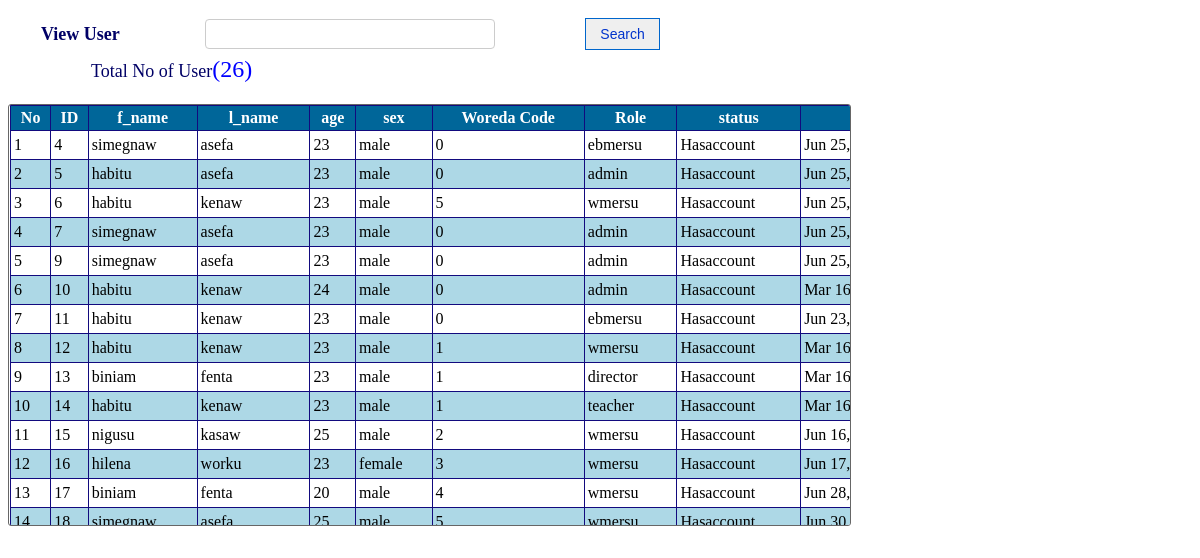
The app's page /view_man.php with its own data.
### tables this page shows
CREATE TABLE `user` (
  `u_id` int NOT NULL,
  `fname` varchar(100) NOT NULL,
  `lname` text NOT NULL,
  `age` int NOT NULL,
  `sex` varchar(10) NOT NULL,
  `wcode` int NOT NULL,
  `role` varchar(100) NOT NULL,
  `status` varchar(40) NOT NULL,
  `date` date NOT NULL,
  PRIMARY KEY (`u_id`)
);

### view_man.php (the view, shortened to what this page needs)
<!DOCTYPE html PUBLIC "-//W3C//DTD XHTML 1.0 Transitional//EN" "http://www.w3.org/TR/xhtml1/DTD/xhtml1-transitional.dtd">
<html xmlns="http://www.w3.org/1999/xhtml">
<head>
<link rel="stylesheet" type="text/css" href="css/style_view.css" />
</head>
<body>
<div id="style_div" >
<form method="post">
<table width="730">
	<tr>
    	<td width="190px" style="font-size:18px; color:#006; text-indent:30px;"><b>View User</b></td>
        <td>
        	<input type="text" name="searchtxt" title="Enter ID for search " class="search" autocomplete="off"/>
        </td>
        <td style="float:right">
        	<input style="width:75px; margin-right: 75px;" type="submit" name="btnsearch" value="Search" id="button-search" title="Search User" />
        </td>
    </tr>
</table>
<table>
	<tr>
	<?php
	$user=mysqli_query($conn,"SELECT * FROM user");
	$count = mysqli_num_rows($user);
	?>
	<td style="font-size:18px; color:#006; text-indent:80px;">Total No of User<font size="5px" color="blue" >(<?php echo $count?>)</font></td>
</tr>
</table>
</form>
</div>
<br />
<div id="content-input">
<form method="post">
     <table border="1" width="1050px" align="center" cellpadding="3" class="mytable" cellspacing="0">
        <tr>
            <th>No</th>
			<th>ID</th>
			<th>f_name</th>
			<th>l_name</th>
			<th>age</th>
			<th>sex</th>
			<th>Woreda Code</th>
			<th>Role</th>
			<th>status</th>
			<th>date</th>
        </tr>
        <?php
	$key="";
	if($key !="")
		$sql_sel=mysqli_query($conn,"SELECT * FROM user where u_id  like '%$key%' or fname like '%$key%'");
	else
		 $sql_sel=mysqli_query($conn,"SELECT * FROM user");
    $i=0;
    while($row=mysqli_fetch_array($sql_sel)){
    $i++;
    $color=($i%2==0)?"lightblue":"white";
    ?>
      <tr bgcolor="<?php echo $color?>">
            <td><?php echo $i;?></td>
			<td><?php echo $row['u_id'];?></td>
            <td><?php echo $row['fname'];?></td>
            <td><?php echo $row['lname'];?></td>
			<td><?php echo $row['age'];?></td>
			<td><?php echo $row['sex'];?></td>
			<td><?php echo $row['wcode'];?></td>
			<td><?php echo $row['role'];?></td>
			<td><?php echo $row['status'];?></td>
            <td><?php echo date("M d, Y ",strtotime($row['date'])); ?></span></td>
        </tr>
    <?php
    }
    ?>
    </table>
</form>
</div>
</body>
</html>

### css/style_view.css (style rules this page uses)
#style_div { height:auto; margin-top:15px; }
#content-input { width:840px; height:420px; border:1px solid #666; float:left; padding-left:1px; border-radius: 3px 3px 3px 3px; overflow: auto; }
#button-search { font-family:Arial, Helvetica, sans-serif; font-size:14px; width:100px; height:32px; float:right; margin-right:10px; repeat-x top center; border: 1px solid #06C; -moz-border-radius: 5px; color:#03C; }
.search { padding:4px; border:1px #CCC solid; border-radius: 4px 4px 4px 4px; -moz-border-radius: 8px; background:#FFF; color:#006; font-family:Arial, Helvetica, sans-serif; font-size:16px; width:280px; height:20px; float:left; }
.mytable { border-collapse:collapse; border:#036 1px solid; }
.mytable tr th { background:#069; border:#120A7E 1px solid; color:#FFF; font-family:"Times New Roman", Times, serif; }
.mytable tr td { font-family:"Times New Roman", Times, serif; border:#120A7E 1px solid; }

### records on screen
user: u_id "4", fname "simegnaw", lname "asefa", age "23", sex "male", wcode "0", role "ebmersu", status "Hasaccount", date "Jun 25,…"
user: u_id "5", fname "habitu", lname "asefa", age "23", sex "male", wcode "0", role "admin", status "Hasaccount", date "Jun 25,…"
user: u_id "6", fname "habitu", lname "kenaw", age "23", sex "male", wcode "5", role "wmersu", status "Hasaccount", date "Jun 25,…"
user: u_id "7", fname "simegnaw", lname "asefa", age "23", sex "male", wcode "0", role "admin", status "Hasaccount", date "Jun 25,…"
user: u_id "9", fname "simegnaw", lname "asefa", age "23", sex "male", wcode "0", role "admin", status "Hasaccount", date "Jun 25,…"
user: u_id "10", fname "habitu", lname "kenaw", age "24", sex "male", wcode "0", role "admin", status "Hasaccount", date "Mar…"
user: u_id "11", fname "habitu", lname "kenaw", age "23", sex "male", wcode "0", role "ebmersu", status "Hasaccount", date "Jun 23,…"
user: u_id "12", fname "habitu", lname "kenaw", age "23", sex "male", wcode "1", role "wmersu", status "Hasaccount", date "Mar…"
user: u_id "13", fname "biniam", lname "fenta", age "23", sex "male", wcode "1", role "director", status "Hasaccount", date "Mar…"
user: u_id "14", fname "habitu", lname "kenaw", age "23", sex "male", wcode "1", role "teacher", status "Hasaccount", date "Mar…"
user: u_id "15", fname "nigusu", lname "kasaw", age "25", sex "male", wcode "2", role "wmersu", status "Hasaccount", date "Jun 16,…"
user: u_id "16", fname "hilena", lname "worku", age "23", sex "female", wcode "3", role "wmersu", status "Hasaccount", date "Jun 17,…"
user: u_id "17", fname "biniam", lname "fenta", age "20", sex "male", wcode "4", role "wmersu", status "Hasaccount", date "Jun 28,…"
user: u_id "18", fname "simegnaw", lname "asefa", age "25", sex "male", wcode "5", role "wmersu", status "Hasaccount", date "Jun 30,…"

### other values on screen
$count "26"
